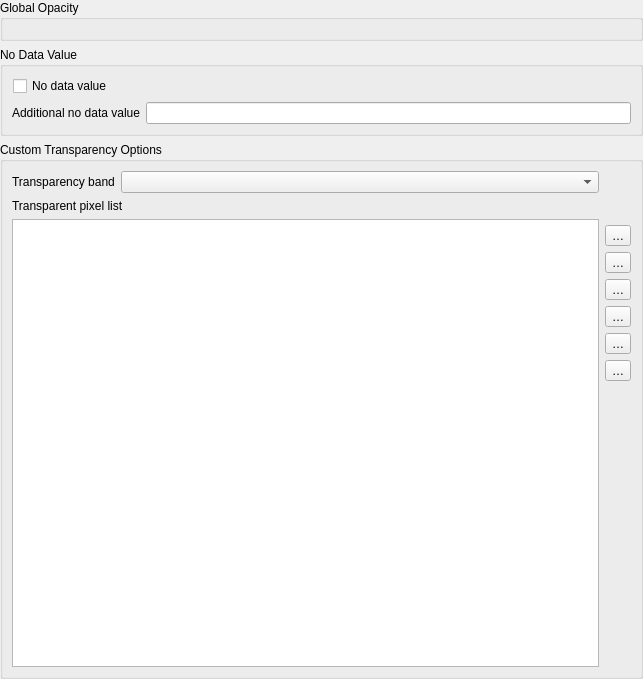
             <widget class="QWidget" name="scrollAreaWidgetContents_2">
              <property name="geometry">
               <rect>
                <x>0</x>
                <y>0</y>
                <width>643</width>
                <height>679</height>
               </rect>
              </property>
              <layout class="QVBoxLayout" name="verticalLayout_5">
               <property name="leftMargin">
                <number>0</number>
               </property>
               <property name="topMargin">
                <number>0</number>
               </property>
               <property name="rightMargin">
                <number>0</number>
               </property>
               <property name="bottomMargin">
                <number>0</number>
               </property>
               <item>
                <widget class="QgsCollapsibleGroupBox" name="gboxNoDataValue_2">
                 <property name="title">
                  <string>Global Opacity</string>
                 </property>
                 <property name="syncGroup" stdset="0">
                  <string notr="true">rastertransp</string>
                 </property>
                 <layout class="QGridLayout" name="gridLayout_13">
                  <item row="0" column="0">
                   <widget class="QgsOpacityWidget" name="mOpacityWidget" native="true">
                    <property name="focusPolicy">
                     <enum>Qt::StrongFocus</enum>
                    </property>
                   </widget>
                  </item>
                 </layout>
                </widget>
               </item>
               <item>
                <widget class="QgsCollapsibleGroupBox" name="gboxNoDataValue">
                 <property name="title">
                  <string>No Data Value</string>
                 </property>
                 <property name="syncGroup" stdset="0">
                  <string notr="true">rastertransp</string>
                 </property>
                 <layout class="QGridLayout" name="gridLayout_11">
                  <item row="0" column="0">
                   <layout class="QHBoxLayout" name="horizontalLayout_5">
                    <property name="leftMargin">
                     <number>1</number>
                    </property>
                    <item>
                     <widget class="QCheckBox" name="mSrcNoDataValueCheckBox">
                      <property name="toolTip">
                       <string>Use original source no data value.</string>
                      </property>
                      <property name="text">
                       <string>No data value</string>
                      </property>
                     </widget>
                    </item>
                    <item>
                     <widget class="QLabel" name="lblSrcNoDataValue">
                      <property name="sizePolicy">
                       <sizepolicy hsizetype="Expanding" vsizetype="Preferred">
                        <horstretch>0</horstretch>
                        <verstretch>0</verstretch>
                       </sizepolicy>
                      </property>
                      <property name="toolTip">
                       <string>Original data source no data value, if exists.</string>
                      </property>
                      <property name="text">
                       <string>&lt;src no data value&gt;</string>
                      </property>
                     </widget>
                    </item>
                   </layout>
                  </item>
                  <item row="1" column="0">
                   <layout class="QHBoxLayout" name="horizontalLayout_6">
                    <item>
                     <widget class="QLabel" name="lblUserNoDataValueLabel">
                      <property name="toolTip">
                       <string>Additional user defined no data value.</string>
                      </property>
                      <property name="text">
                       <string>Additional no data value</string>
                      </property>
                     </widget>
                    </item>
                    <item>
                     <widget class="QLineEdit" name="leNoDataValue">
                      <property name="toolTip">
                       <string>Additional user defined no data value.</string>
                      </property>
                     </widget>
                    </item>
                   </layout>
                  </item>
                 </layout>
                </widget>
               </item>
               <item>
                <widget class="QgsCollapsibleGroupBox" name="gboxCustomTransparency">
                 <property name="sizePolicy">
                  <sizepolicy hsizetype="Preferred" vsizetype="Preferred">
                   <horstretch>0</horstretch>
                   <verstretch>5</verstretch>
                  </sizepolicy>
                 </property>
                 <property name="title">
                  <string>Custom Transparency Options</string>
                 </property>
                 <property name="syncGroup" stdset="0">
                  <string notr="true">rastertransp</string>
                 </property>
                 <layout class="QGridLayout" name="gridLayout_3">
                  <item row="2" column="0">
                   <widget class="QTableWidget" name="tableTransparency">
                    <property name="verticalScrollBarPolicy">
                     <enum>Qt::ScrollBarAsNeeded</enum>
                    </property>
                    <property name="alternatingRowColors">
                     <bool>true</bool>
                    </property>
                    <property name="selectionMode">
                     <enum>QAbstractItemView::SingleSelection</enum>
                    </property>
                    <property name="selectionBehavior">
                     <enum>QAbstractItemView::SelectRows</enum>
                    </property>
                    <property name="showGrid">
                     <bool>false</bool>
                    </property>
                    <property name="rowCount">
                     <number>0</number>
                    </property>
                    <property name="columnCount">
                     <number>0</number>
                    </property>
                    <attribute name="horizontalHeaderStretchLastSection">
                     <bool>true</bool>
                    </attribute>
                   </widget>
                  </item>
                  <item row="0" column="0">
                   <layout class="QHBoxLayout" name="horizontalLayout_7">
                    <item>
                     <widget class="QLabel" name="lblTransparent">
                      <property name="sizePolicy">
                       <sizepolicy hsizetype="Maximum" vsizetype="Preferred">
                        <horstretch>0</horstretch>
                        <verstretch>0</verstretch>
                       </sizepolicy>
                      </property>
                      <property name="text">
                       <string>Transparency band</string>
                      </property>
                     </widget>
                    </item>
                    <item>
                     <widget class="QgsRasterBandComboBox" name="cboxTransparencyBand">
                      <property name="enabled">
                       <bool>true</bool>
                      </property>
                      <property name="sizePolicy">
                       <sizepolicy hsizetype="Minimum" vsizetype="Fixed">
                        <horstretch>0</horstretch>
                        <verstretch>0</verstretch>
                       </sizepolicy>
                      </property>
                      <property name="minimumSize">
                       <size>
                        <width>150</width>
                        <height>0</height>
                       </size>
                      </property>
                     </widget>
                    </item>
                   </layout>
                  </item>
                  <item row="2" column="1">
                   <layout class="QVBoxLayout" name="_2">
                    <property name="leftMargin">
                     <number>0</number>
                    </property>
                    <property name="topMargin">
                     <number>6</number>
                    </property>
                    <property name="rightMargin">
                     <number>0</number>
                    </property>
                    <property name="bottomMargin">
                     <number>6</number>
                    </property>
                    <item>
                     <widget class="QToolButton" name="pbnAddValuesManually">
                      <property name="toolTip">
                       <string>Add values manually</string>
                      </property>
                      <property name="text">
                       <string>…</string>
                      </property>
                      <property name="icon">
                       <iconset resource="../../images/images.qrc">
                        <normaloff>:/images/themes/default/symbologyAdd.svg</normaloff>:/images/themes/default/symbologyAdd.svg</iconset>
                      </property>
                     </widget>
                    </item>
                    <item>
                     <widget class="QToolButton" name="pbnAddValuesFromDisplay">
                      <property name="enabled">
                       <bool>true</bool>
                      </property>
                      <property name="toolTip">
                       <string>Add values from display</string>
                      </property>
                      <property name="text">
                       <string>…</string>
                      </property>
                      <property name="icon">
                       <iconset resource="../../images/images.qrc">
                        <normaloff>:/images/themes/default/mActionContextHelp.png</normaloff>:/images/themes/default/mActionContextHelp.png</iconset>
                      </property>
                     </widget>
                    </item>
                    <item>
                     <widget class="QToolButton" name="pbnRemoveSelectedRow">
                      <property name="toolTip">
                       <string>Remove selected row</string>
                      </property>
                      <property name="text">
                       <string>…</string>
                      </property>
                      <property name="icon">
                       <iconset resource="../../images/images.qrc">
                        <normaloff>:/images/themes/default/symbologyRemove.svg</normaloff>:/images/themes/default/symbologyRemove.svg</iconset>
                      </property>
                     </widget>
                    </item>
                    <item>
                     <widget class="QToolButton" name="pbnDefaultValues">
                      <property name="toolTip">
                       <string>Default values</string>
                      </property>
                      <property name="text">
                       <string>…</string>
                      </property>
                      <property name="icon">
                       <iconset resource="../../images/images.qrc">
                        <normaloff>:/images/themes/default/mActionOpenTable.svg</normaloff>:/images/themes/default/mActionOpenTable.svg</iconset>
                      </property>
                     </widget>
                    </item>
                    <item>
                     <widget class="QToolButton" name="pbnImportTransparentPixelValues">
                      <property name="toolTip">
                       <string>Import from file</string>
                      </property>
                      <property name="text">
                       <string>…</string>
                      </property>
                      <property name="icon">
                       <iconset resource="../../images/images.qrc">
                        <normaloff>:/images/themes/default/mActionFileOpen.svg</normaloff>:/images/themes/default/mActionFileOpen.svg</iconset>
                      </property>
                     </widget>
                    </item>
                    <item>
                     <widget class="QToolButton" name="pbnExportTransparentPixelValues">
                      <property name="toolTip">
                       <string>Export to file</string>
                      </property>
                      <property name="text">
                       <string>…</string>
                      </property>
                      <property name="icon">
                       <iconset resource="../../images/images.qrc">
                        <normaloff>:/images/themes/default/mActionFileSave.svg</normaloff>:/images/themes/default/mActionFileSave.svg</iconset>
                      </property>
                     </widget>
                    </item>
                    <item>
                     <spacer name="verticalSpacer_2">
                      <property name="orientation">
                       <enum>Qt::Vertical</enum>
                      </property>
                      <property name="sizeHint" stdset="0">
                       <size>
                        <width>20</width>
                        <height>40</height>
                       </size>
                      </property>
                     </spacer>
                    </item>
                   </layout>
                  </item>
                  <item row="1" column="0">
                   <widget class="QLabel" name="label_6">
                    <property name="text">
                     <string>Transparent pixel list</string>
                    </property>
                   </widget>
                  </item>
                 </layout>
                </widget>
               </item>
               <item>
                <spacer name="verticalSpacer_5">
                 <property name="orientation">
                  <enum>Qt::Vertical</enum>
                 </property>
                 <property name="sizeHint" stdset="0">
                  <size>
                   <width>20</width>
                   <height>0</height>
                  </size>
                 </property>
                </spacer>
               </item>
              </layout>
             </widget>
